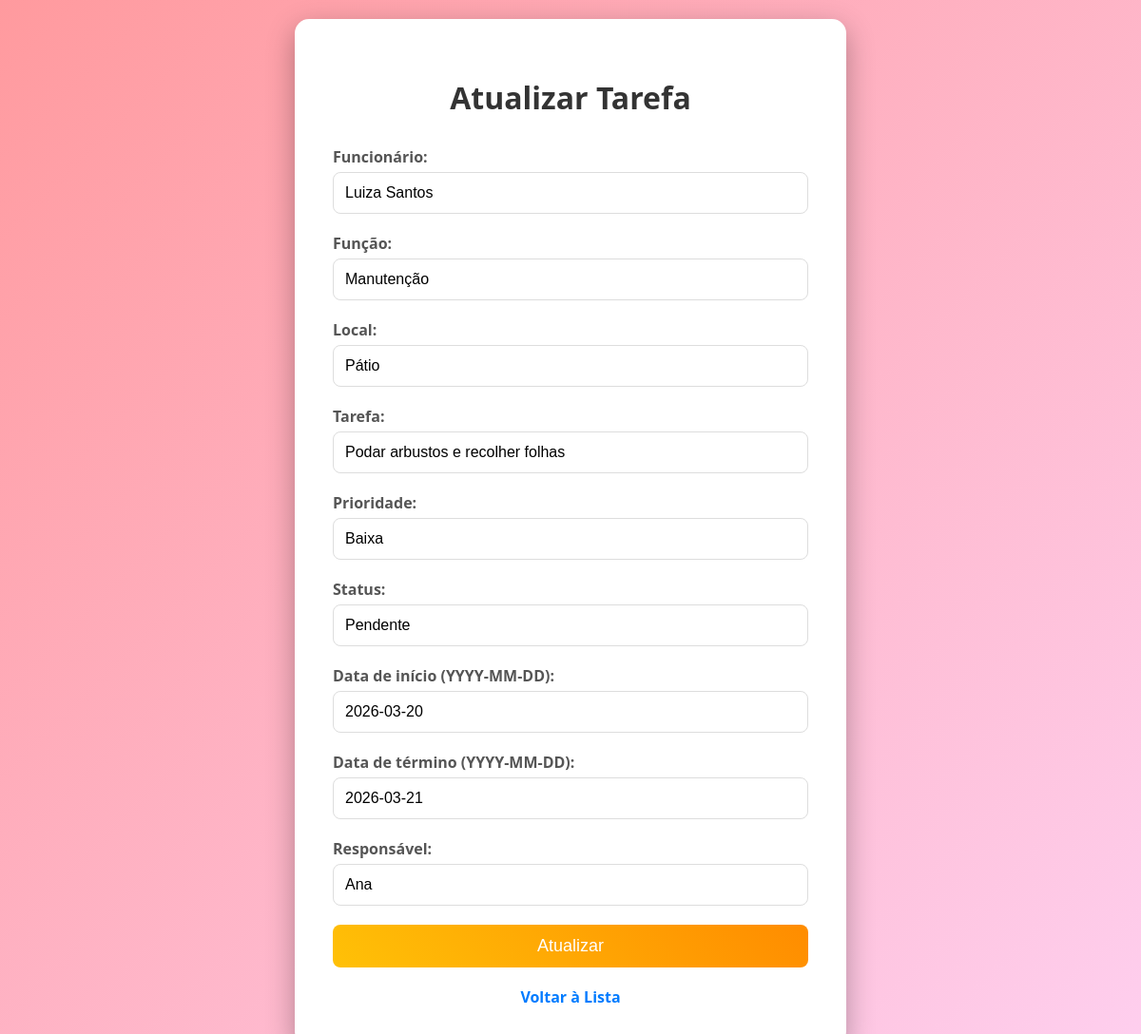
Page /update/4 on the committed database.
### tables this page shows
CREATE TABLE tasks (
            id INTEGER PRIMARY KEY AUTOINCREMENT,
            employee TEXT NOT NULL,
            function TEXT NOT NULL,
            location TEXT NOT NULL,
            task TEXT NOT NULL,
            priority TEXT NOT NULL,
            status TEXT NOT NULL,
            start_date TEXT,
            end_date TEXT,
            responsible TEXT NOT NULL,
            created_date TEXT DEFAULT CURRENT_TIMESTAMP
        );

### app.py (the view, shortened to what this page needs)
@app.route('/update/<int:id>', methods=['GET', 'POST'])
def update(id):
    task = crud.get_all_tasks()
    task = next((t for t in task if t[0] == id), None)
    return render_template('update.html', task=task)

### crud.py (called while the page is built)
def get_all_tasks():
    conn = sqlite3.connect('tasks.db')
    cursor = conn.cursor()
    cursor.execute('SELECT * FROM tasks')
    tasks = cursor.fetchall()
    conn.close()
    return tasks

### templates/update.html (shortened to what this page needs)
<!DOCTYPE html>
<html lang="pt-br">
<head>
</head>
<body>
    <div class="container">
        <h1>Atualizar Tarefa</h1>
        <form method="POST">
            <div class="form-group">
                <label>Funcionário:</label>
                <input type="text" name="employee" value="{{ task[1] }}" required>
            </div>
            <div class="form-group">
                <label>Função:</label>
                <input type="text" name="function" value="{{ task[2] }}" required>
            </div>
            <div class="form-group">
                <label>Local:</label>
                <input type="text" name="location" value="{{ task[3] }}" required>
            </div>
            <div class="form-group">
                <label>Tarefa:</label>
                <input type="text" name="task" value="{{ task[4] }}" required>
            </div>
            <div class="form-group">
                <label>Prioridade:</label>
                <input type="text" name="priority" value="{{ task[5] }}" required>
            </div>
            <div class="form-group">
                <label>Status:</label>
                <input type="text" name="status" value="{{ task[6] }}" required>
            </div>
            <div class="form-group">
                <label>Data de início (YYYY-MM-DD):</label>
                <input type="text" name="start_date" value="{{ task[7] }}">
            </div>
            <div class="form-group">
                <label>Data de término (YYYY-MM-DD):</label>
                <input type="text" name="end_date" value="{{ task[8] }}">
            </div>
            <div class="form-group">
                <label>Responsável:</label>
                <input type="text" name="responsible" value="{{ task[9] }}" required>
            </div>
            <button type="submit">Atualizar</button>
        </form>
        <a href="/list" target="_blank" class="back-link">Voltar à Lista</a>
    </div>
</body>
</html>

### templates/update.html (style rules this page uses)
body { font-family: 'Segoe UI', Tahoma, Geneva, Verdana, sans-serif; background: linear-gradient(135deg, #ff9a9e 0%, #fecfef 100%); margin: 0; padding: 20px; display: flex; justify-content: center; align-items: center; min-height: 100vh; }
.container { background: white; border-radius: 15px; box-shadow: 0 10px 30px rgba(0,0,0,0.3); padding: 40px; max-width: 500px; width: 100%; }
h1 { text-align: center; color: #333; margin-bottom: 30px; }
.form-group { margin-bottom: 20px; }
label { display: block; margin-bottom: 5px; font-weight: bold; color: #555; }
input { width: 100%; padding: 12px; border: 1px solid #ddd; border-radius: 8px; font-size: 16px; box-sizing: border-box; }
button { width: 100%; padding: 12px; background: linear-gradient(45deg, #ffc107, #ff8c00); color: white; border: none; border-radius: 8px; font-size: 18px; cursor: pointer; transition: all 0.3s ease; }
.back-link { display: block; text-align: center; margin-top: 20px; text-decoration: none; color: #007bff; font-weight: bold; }

### rows in the picture
tasks: employee "Luiza Santos", function "Manutenção", location "Pátio", task "Podar arbustos e recolher folhas", priority "Baixa", status "Pendente", start_date "2026-03-20", end_date "2026-03-21", responsible "Ana"
